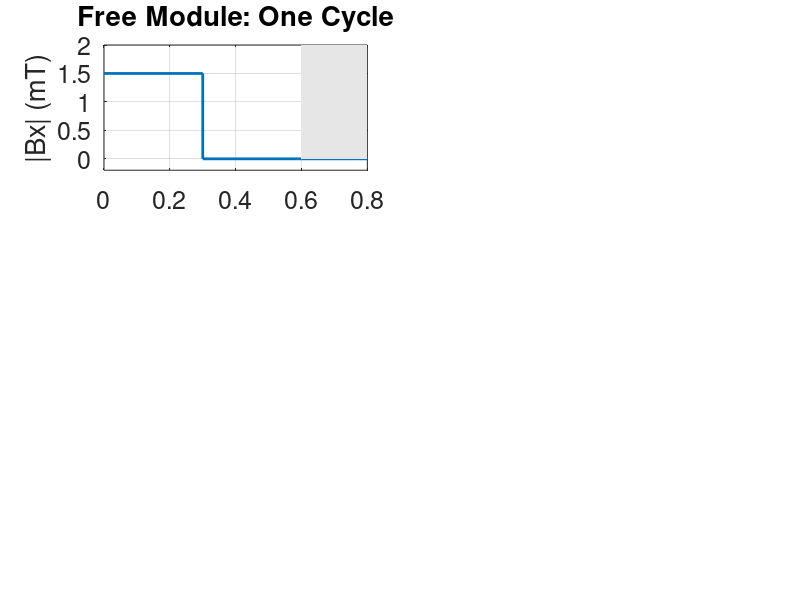

MATLAB code to generate this figure: (Note: this script raises an error after producing the figure.)
%% Section 1. Free vd Fixed Control Inputs (One Cycle)
t1 = 0.3;
t2 = 0.3;
t3 = 0.2;
t4 = 0.2;

t_free  = [0, t1, t1, t1+t2, t1+t2, t1+t2+t3];
t_fixed = [0, t1, t1, t1+t2, t1+t2, t1+t2+t3, t1+t2+t3, t1+t2+t3+t4];

% Free module
Bx_free      = [1.5, 1.5, 0, 0, 0, 0];
By_free      = [0, 0, 1.5, 1.5, 0, 0];
nablaB_free  = [0, 0, 0, 0, 0, 0];

% Fixed module
Bx_fixed      = [0, 0, 1.5, 1.5, 0, 0, 0, 0];
By_fixed      = [1.5, 1.5, 0, 0, 1.5, 1.5, 0, 0];
nablaB_fixed  = [0, 0, 0, 0, 0.094380952, 0.094380952, 0, 0];

figure('Position', [100, 100, 1000, 600]);

labels = {'|Bx| (mT)', '|By| (mT)', '|∇B| (mT/mm)'};
data_free  = {Bx_free, By_free, nablaB_free};
data_fixed = {Bx_fixed, By_fixed, nablaB_fixed};

for i = 1:3
    % Free
    subplot(3, 2, 2*i - 1);
    stairs(t_free, data_free{i}, 'LineWidth', 2);
    ylabel(labels{i}, 'FontSize', 18);
    if i == 1
        title('Free Module: One Cycle', 'FontSize', 22);
    end
    if i == 3
        xlabel('Time (s)', 'FontSize', 18);
    end
    set(gca, 'FontSize', 18);
    ylim([-0.2, 2]);
    xticks(0:0.2:1.0);
    grid on;
    hold on;
    area([t1+t2 t1+t2+t3], [2 2], ...
        'FaceColor', [0.9 0.9 0.9], ...
        'EdgeColor', 'none', ...
        'ShowBaseLine', 'off');
    uistack(findobj(gca,'Type','area'),'bottom')

    % Fixed
    subplot(3, 2, 2*i);
    stairs(t_fixed, data_fixed{i}, 'LineWidth', 2);
    ylabel(labels{i}, 'FontSize', 18);
    if i == 1
        title('Fixed Module: One Cycle', 'FontSize', 22);
    end
    if i == 3
        xlabel('Time (s)', 'FontSize', 18);
    end
    set(gca, 'FontSize', 18);
    ylim([-0.2, 2]);
    xticks(0:0.2:1.0);
    grid on;
    hold on;
    area([t1+t2+t3 t1+t2+t3+t4], [2 2], ...
        'FaceColor', [0.9 0.9 0.9], ...
        'EdgeColor', 'none', ...
        'ShowBaseLine', 'off');
    uistack(findobj(gca,'Type','area'),'bottom')
end


%% Section 2. Free vs Fixed Trials using H vs H+M

base_path = 'C:\Users\erikg\MIP\MATLAB\Trials';
conditions = {'FixedH', 'FixedHM', 'FreeH', 'FreeHM'};
directions = {'Up','Down','Left','Right'};

% Mappings
module_map = containers.Map(conditions, {'Fixed', 'Fixed', 'Free', 'Free'});
field_map  = containers.Map(conditions, {'Helmholtz', 'HelmholtzMaxwell', 'Helmholtz', 'HelmholtzMaxwell'});

% Conversion factor
pixels_per_mm = 271 / 32;
mm_conversion = @(px) px / pixels_per_mm;

% Initialise data storage
displacement_types = {'Euclidean', 'Manhattan', 'X', 'Y'};
data = struct();
for d = 1:length(displacement_types)
    dtype = displacement_types{d};
    for c = conditions
        data.(dtype).(c{1}) = [];
    end
end

% Read and process each condition + direction
for i = 1:length(conditions)
    condition = conditions{i};
    module = module_map(condition);
    field  = field_map(condition);

    for d = 1:length(directions)
        dir_name = directions{d};
        folder_path = fullfile(base_path, condition, dir_name);
        
        clear dir
        files = dir(fullfile(folder_path, '*.csv'));
        if isempty(files), continue; end

        for f = 1:length(files)
            filepath = fullfile(folder_path, files(f).name);
            T = readtable(filepath);

            % Get final cycle (cycle 10)
            row = T(T.cycle == 10, :);
            if isempty(row), continue; end

            % Store values directly under condition (collapse directions)
            data.Euclidean.(condition)(end+1) = mm_conversion(row.euclidean_from_start);
            data.Manhattan.(condition)(end+1) = mm_conversion(row.manhattan_from_start);
            data.X.(condition)(end+1) = mm_conversion(abs(row.x_disp_from_start));
            data.Y.(condition)(end+1) = mm_conversion(abs(row.y_disp_from_start));
        end
    end
end

% Increase in displacement for fixed module (H vs H+M)
fprintf('\nDisplacements of Fixed Module:\n');

for i = 1:length(displacement_types)
    dtype = displacement_types{i};

    vals_H  = data.(dtype).FixedH;
    vals_HM = data.(dtype).FixedHM;

    if ~isempty(vals_H) && ~isempty(vals_HM)
        mean_H  = mean(vals_H);
        mean_HM = mean(vals_HM);

        abs_inc = mean_HM - mean_H;
        rel_inc = (abs_inc / mean_H) * 100;

        fprintf('%-10s: Mean H = %6.3f mm, Mean HM = %6.3f mm, Increase = %+6.3f mm (%+.1f%%)\n', ...
            dtype, mean_H, mean_HM, abs_inc, rel_inc);
    end
end


% Plotting
bar_labels = {'FixedH', 'FixedHM', 'FreeH', 'FreeHM'};
bar_colors = [0.27 0.51 0.71; 1.0 0.55 0.0; 0.53 0.81 0.92; 0.85 0.65 0.13];

x = 1:length(displacement_types);
bar_width = 0.18;
offsets = [-1.5, -0.5, 0.5, 1.5] * bar_width;

figure('Position', [100, 100, 1200, 500]); hold on;

% Store bar positions and heights for significance annotation
bar_positions = zeros(length(displacement_types),4);
bar_heights   = zeros(length(displacement_types),4);

% Store handles for legend
legend_handles = gobjects(1,4);

for i = 1:length(displacement_types)
    dtype = displacement_types{i};

    means = zeros(1,4);
    sems  = zeros(1,4);
    group_data = cell(1,4);

    for j = 1:4
        vals = data.(dtype).(conditions{j});
        group_data{j} = vals(:);
        means(j) = mean(vals,'omitnan');
        sems(j)  = std(vals,'omitnan')/sqrt(numel(vals));
    end

    % Plot bars + error bars
    for j = 1:4
        x_pos = x(i) + offsets(j);
        bar_positions(i,j) = x_pos;
        bar_heights(i,j)   = means(j);

        if i == 1
            % Capture bar handle for legend
            h = bar(x_pos, means(j), bar_width, 'FaceColor', bar_colors(j,:));
            legend_handles(j) = h; 
        else
            bar(x_pos, means(j), bar_width, 'FaceColor', bar_colors(j,:), ...
                'HandleVisibility','off');
        end

        errorbar(x_pos, means(j), sems(j), 'k', 'LineWidth',1, ...
                 'CapSize',6, 'HandleVisibility','off');
    end


% Statistics (Euclidean & Manhattan)
if ismember(dtype, {'Euclidean','Manhattan'})
    all_vals = vertcat(group_data{:});
    group_ids = arrayfun(@(j) repmat(j, numel(group_data{j}), 1), ...
                         1:4, 'UniformOutput',false);
    group_ids = vertcat(group_ids{:});
    
    [~, ~, stats] = anova1(all_vals, group_ids, 'off'); % suppress plot
    results = multcompare(stats, 'Display','off');      % Tukey HSD

    % Add significance brackets for significant comparisons
    y_max = max(means+sems) * 1.2;
    step = 0.08 * max(means+sems);
    sig_level = 0;

    fprintf('\nTukey HSD comparisons for %s displacement:\n', dtype);
    fprintf('%10s vs %10s | p-value\n', 'Group1', 'Group2');

    for r = 1:size(results,1)
        g1 = results(r,1); g2 = results(r,2); pval = results(r,6);

        % Print p-value
        fprintf('%10s vs %10s | %.5f\n', bar_labels{g1}, bar_labels{g2}, pval);

        if pval < 0.05
            sig_level = sig_level + 1;
            y = y_max + (sig_level-1)*step;
            add_sig_bracket(bar_positions(i,g1), bar_positions(i,g2), y, pval);
        end
    end
end

end

ylabel('Displacement (mm)', 'FontSize', 14);
title('Average Single-Module Displacement After 10 Cycles of Motion in Cardinal Directions', 'FontSize', 14);
xticks(x);
xticklabels(displacement_types);
ax = gca;
ax.XAxis.FontSize = 14;
legend(legend_handles, bar_labels, 'Location','best');
grid on; box on;
hold off;

% Helper for significance brackets
function add_sig_bracket(x1, x2, y, pval)
    if pval < 0.001
        stars = '***';
    elseif pval < 0.01
        stars = '**';
    elseif pval < 0.05
        stars = '*';
    end
    line([x1 x1 x2 x2], [y y+0.02*y y+0.02*y y], ...
        'Color','k','LineWidth',1.2);
    text(mean([x1 x2]), y+0.05*y, stars, ...
        'HorizontalAlignment','center','FontSize',12,'FontWeight','bold');
end

%% Section 3. Chain Self-Assembly: Initial separation distance vs time to assembly
% Initial distances and time to assembly for 2 modules
dist_2 = [8.0, 10.5, 13.0, 15.2, 18.3, 20.8];
time_2 = [0.7, 1.5, 3.2, 4.7, 6.8, NaN];

% Initial distances and time to assembly for 3 modules
distances_3 = [
% m1_m2, m1_m3, m2_m3
    7.0, 6.7, 5.2;
    8.2, 7.3, 6.4;
    11.7, 11.0, 10.3;
    14.2, 12.8, 13.7;
    18.0, 19.2, 19.3;
    20.5, 21.0, 22.5
];
time_3 = [1.8, 2.6, 3.8, 5.6, 8.1, NaN];

% Initial distances and time to assembly for 4 modules
distances_4 = [
% m1_m2, m1_m3, m1_m4, m2_m3, m2_m4, m3_m4
    3.8, 4.2, 3.9, 4.5, 4.1, 4.6;
    5.9, 6.4, 5.8, 6.1, 6.5, 6.2;
    8.7, 10.3, 9.6, 9.1, 10.4, 9.8;
    12.6, 14.0, 13.5, 14.2, 13.0, 14.4;
    19.1, 17.8, 18.9, 18.7, 19.3, 19.4;
    21.7, 22.1, 20.9, 21.5, 22.3, 21.2
];
time_4 = [2.4, 6.6, 9.2, 11.8, 16.5, NaN];

% Mean distances for 3/4 modules
mean_dist_3 = mean(distances_3, 2);
mean_dist_4 = mean(distances_4, 2);

% Figure 1: Assembly Time vs Average Distance
figure;
hold on
plot(dist_2, time_2, 'o-', 'DisplayName', '2 Modules')
plot(mean_dist_3, time_3, 's-', 'DisplayName', '3 Modules')
plot(mean_dist_4, time_4, 'd-', 'DisplayName', '4 Modules')

% Mark failures with red 'x'
scatter(dist_2(isnan(time_2)), zeros(sum(isnan(time_2)),1), 100, 'rx', 'DisplayName', 'Failed Assembly')
scatter(mean_dist_3(isnan(time_3)), zeros(sum(isnan(time_3)),1), 100, 'rx', 'HandleVisibility','off')
scatter(mean_dist_4(isnan(time_4)), zeros(sum(isnan(time_4)),1), 100, 'rx', 'HandleVisibility','off')

xlabel('Average Initial Separation Distance (mm)')
ylabel('Time to Assembly (s)')
title('Self-Assembly into Chain: Time vs Average Initial Distance')
legend('Location', 'best')
grid on
hold off

% Figure 2: Violin plot grouped by number of modules
figure;

dist_violin = [dist_2, distances_3(:)', distances_4(:)'];
modules = [repmat(2, 1, length(dist_2)), repmat(3, 1, numel(distances_3)), repmat(4, 1, numel(distances_4))];
unique_modules = unique(modules);

v = violinplot(modules, dist_violin);
hold on

% Plot means and medians of pairwise distances
for i = 1:length(unique_modules)
    idx = modules == unique_modules(i);
    mean_val = mean(dist_violin(idx));
    median_val = median(dist_violin(idx));
    
    % Plot mean as dashed line
    plot([unique_modules(i)-0.2, unique_modules(i)+0.2], [mean_val, mean_val], ...
        'k--', 'LineWidth', 2, 'DisplayName', 'Mean');

    % Plot median as solid line
    plot([unique_modules(i)-0.2, unique_modules(i)+0.2], [median_val, median_val], ...
        'Color', [0.5 0.5 0.5], 'LineWidth', 1.5, 'DisplayName', 'Median');
end

% Mean distance + assembly time per trial
mean_dist_trials = {dist_2, mean_dist_3, mean_dist_4};
time_trials = {time_2, time_3, time_4};

% Plot time to assembly data
cmap = parula;
all_times = [time_2, time_3, time_4];
time_min = min(all_times(~isnan(all_times)));
time_max = max(all_times(~isnan(all_times)));

for g = 1:numel(unique_modules)
    x = unique_modules(g);
    dists = mean_dist_trials{g};
    times = time_trials{g};
    for j = 1:numel(dists)
        if ~isnan(times(j))
            % Normalise for colormap
            t_norm = (times(j) - time_min) / (time_max - time_min);
            col_idx = max(1, round(t_norm*(size(cmap,1)-1)) + 1);
            scatter(x, dists(j), 80, cmap(col_idx,:), ...
                'filled', 'MarkerEdgeColor','k')
        else
            % Failed trials
            scatter(x, dists(j), 100, 'rx', 'LineWidth', 2)
        end
    end
end

% Colorbar for assembly time
clim([time_min time_max])
ylabel(colorbar, 'Assembly Time (s)')

xlabel('Number of Modules')
ylabel('Pairwise Initial Separation Distance (mm)')
title('Self-Assembly into Chain: Time vs Average Initial Distance')
h_mean   = plot(NaN, NaN, 'k--', 'LineWidth', 1.5, 'DisplayName', 'Mean');
h_median = plot(NaN, NaN, '-', 'Color', [0.5 0.5 0.5], 'LineWidth', 2, 'DisplayName', 'Median');
h_failed = scatter(NaN, NaN, 100, 'rx', 'LineWidth', 2, 'DisplayName', 'Failed Trial');

legend([h_mean, h_median, h_failed], 'Location', 'best')
grid on
hold off

%% Section 4. Reconfiguration Gripper vs Square
filename = 'Reconfiguration.xlsx';
T_gr = readtable(filename, 'Sheet', 'Gripper');
T_sq  = readtable(filename, 'Sheet', 'Square');

% Extract only successful reconfiguration times
times_gr = T_gr.('Var2');
times_gr = times_gr(~isnan(times_gr) & T_gr.('Var3') == 1);

times_sq = T_sq.('Var2');
times_sq = times_sq(~isnan(times_sq) & T_sq.('Var3') == 1);

% Statistics
mean_gr = mean(times_gr);
sem_gr  = std(times_gr)/sqrt(18);

mean_sq = mean(times_sq);
sem_sq  = std(times_sq)/sqrt(14);

% Plot figure
figure;
bar(1:2, [mean_gr, mean_sq], 0.5, 'FaceColor', [0.27 0.51 0.71]);
hold on
errorbar(1:2, [mean_gr, mean_sq], [sem_gr, sem_sq], 'k.', 'LineWidth', 1.5);
set(gca, 'XTick', 1:2, 'XTickLabel', {'Gripper','Square'});
ylabel('Average Reconfiguration Time (s)');
title('Gripper vs Square Reconfiguration Times');
grid on
hold off
